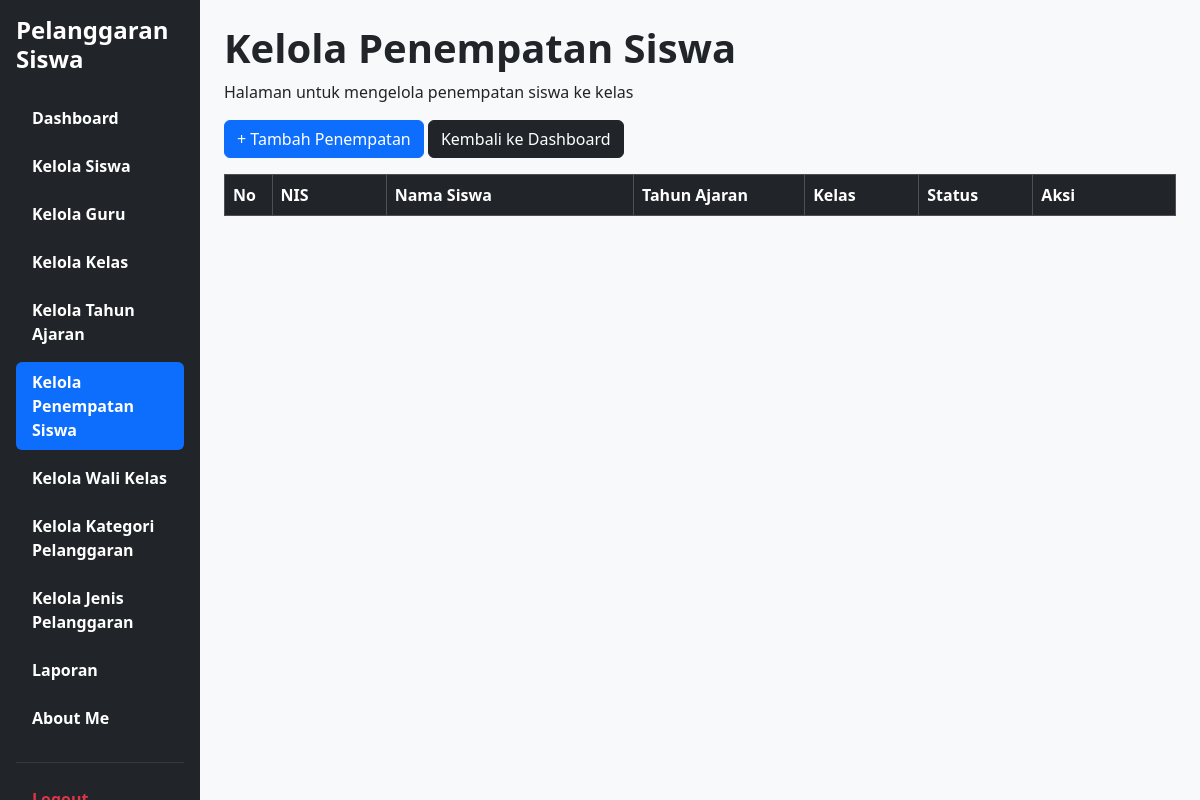
Before: /Kelola_Penempatan_Siswa.php (signed in) with the older database file.
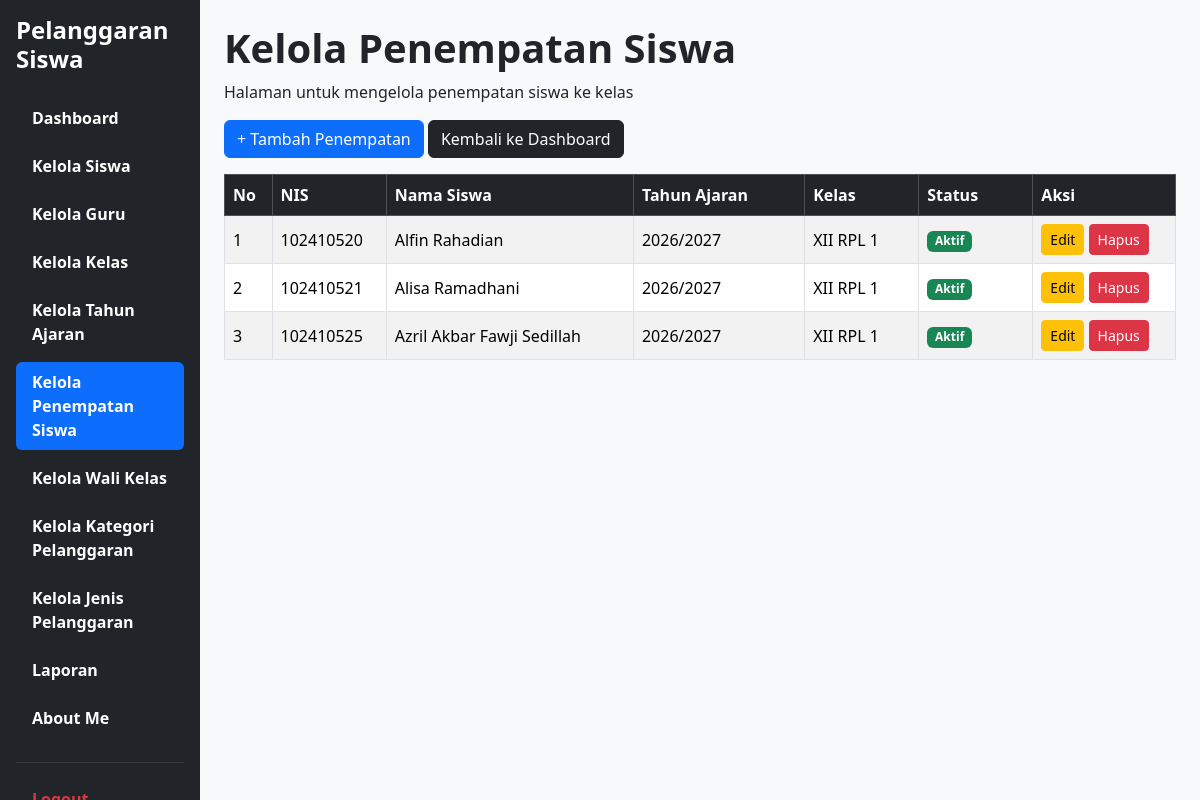
After: the same page with the newer database file.
### tables this page shows
CREATE TABLE `t_kelas_siswa` (
  `id` int(11) NOT NULL,
  `siswa_id` int(11) DEFAULT NULL,
  `tahun_ajaran_id` int(11) DEFAULT NULL,
  `kelas_id` int(11) DEFAULT NULL,
  `tanggal_mulai` date NOT NULL,
  `tanggal_selesai` date NOT NULL,
  `status_aktif` tinyint(1) NOT NULL,
  `created_at` timestamp NOT NULL DEFAULT current_timestamp(),
  `updated_at` timestamp NOT NULL DEFAULT current_timestamp()
);

CREATE TABLE `t_siswa` (
  `id` int(11) NOT NULL,
  `nis` varchar(30) DEFAULT NULL,
  `nisn` varchar(20) NOT NULL,
  `nama` varchar(150) DEFAULT NULL,
  `jenis_kelamin` char(1) NOT NULL,
  `tanggal_lahir` date NOT NULL,
  `alamat` text NOT NULL,
  `status_aktif` tinyint(1) NOT NULL,
  `created_at` timestamp NOT NULL DEFAULT current_timestamp(),
  `updated_at` timestamp NOT NULL DEFAULT current_timestamp()
);

CREATE TABLE `t_tahun_ajaran` (
  `id` int(11) NOT NULL,
  `nama` varchar(20) DEFAULT NULL,
  `tanggal_mulai` date NOT NULL,
  `tanggal_selesai` date NOT NULL,
  `status_aktif` tinyint(1) NOT NULL,
  `created_at` timestamp NOT NULL DEFAULT current_timestamp(),
  `updated_at` timestamp NOT NULL DEFAULT current_timestamp()
);

CREATE TABLE `t_kelas` (
  `id` int(11) NOT NULL,
  `nama` varchar(100) DEFAULT NULL,
  `tingkat` varchar(20) NOT NULL,
  `jurusan` varchar(100) NOT NULL,
  `tahun_ajaran_id` int(11) DEFAULT NULL,
  `status_aktif` tinyint(1) NOT NULL,
  `created_at` timestamp NOT NULL DEFAULT current_timestamp(),
  `updated_at` timestamp NOT NULL DEFAULT current_timestamp()
);

### Kelola_Penempatan_Siswa.php (the view, shortened to what the changed rows need)
<?php
require_once __DIR__ . '/config/koneksi.php';
$data = mysqli_query(
    $koneksi,
    "SELECT
        ks.id,
        s.nis,
        s.nama AS nama_siswa,
        ta.nama AS tahun_ajaran,
        k.nama AS nama_kelas,
        s.status_aktif AS status_aktif
    FROM t_kelas_siswa ks
    INNER JOIN t_siswa s ON ks.siswa_id = s.id
    INNER JOIN t_tahun_ajaran ta ON ks.tahun_ajaran_id = ta.id
    INNER JOIN t_kelas k ON ks.kelas_id = k.id
    ORDER BY ks.id ASC"
);
?>
<!DOCTYPE html>
<html lang="id">
<head>
    <link href="https://cdn.jsdelivr.net/npm/bootstrap@5.3.8/dist/css/bootstrap.min.css" rel="stylesheet">
    <link rel="stylesheet" href="https://cdn.datatables.net/2.3.4/css/dataTables.bootstrap5.min.css">
</head>
<body class="bg-light">
<div class="container-fluid">
    <div class="row">
        <main class="col-md-9 col-lg-10 p-4">
            <h1><strong>Kelola Penempatan Siswa</strong></h1>
            <div class="table-responsive">
                <table id="tabelPenempatan" class="table table-hover table-striped table-bordered align-middle">
                    <thead class="table-dark">
                        <tr>
                            <th width="5%">No</th>
                            <th width="12%">NIS</th>
                            <th>Nama Siswa</th>
                            <th width="18%">Tahun Ajaran</th>
                            <th width="12%">Kelas</th>
                            <th width="12%">Status</th>
                            <th width="15%">Aksi</th>
                        </tr>
                    </thead>
                    <tbody>
                        <?php if ($data && mysqli_num_rows($data) > 0): ?>
                            <?php $no = 1; ?>
                            <?php while ($d = mysqli_fetch_assoc($data)): ?>
                                <tr>
                                    <td><?= $no++ ?></td>
                                    <td><?= htmlspecialchars($d['nis']) ?></td>
                                    <td><?= htmlspecialchars($d['nama_siswa']) ?></td>
                                    <td><?= htmlspecialchars($d['tahun_ajaran']) ?></td>
                                    <td><?= htmlspecialchars($d['nama_kelas']) ?></td>
                                    <td>
                                        <?php if ((int)$d['status_aktif'] === 1): ?>
                                            <span class="badge bg-success">Aktif</span>
                                        <?php else: ?>
                                            <span class="badge bg-secondary">Tidak Aktif</span>
                                        <?php endif; ?>
                                    </td>
                                    <td>
                                        <a href="edit_penempatan_Siswa.php?id=<?= (int)$d['id'] ?>" class="btn btn-warning btn-sm">Edit</a>
                                        <a href="hapus_penempatan_Siswa.php?id=<?= (int)$d['id'] ?>" class="btn btn-danger btn-sm" onclick="return confirm('Yakin ingin menghapus data ini?')">Hapus</a>
                                    </td>
                                </tr>
                            <?php endwhile; ?>
                        <?php endif; ?>
                    </tbody>
                </table>
            </div>
        </main>
    </div>
</div>
</body>
</html>

Changed rows visible on the page:
added t_kelas_siswa: siswa.nis "102410520", siswa.nama "Alfin Rahadian", tahun_ajaran.nama "2026/2027", kelas.nama "XII RPL 1"
added t_kelas_siswa: siswa.nis "102410521", siswa.nama "Alisa Ramadhani", tahun_ajaran.nama "2026/2027", kelas.nama "XII RPL 1"
added t_kelas_siswa: siswa.nis "102410525", siswa.nama "Azril Akbar Fawji Sedillah", tahun_ajaran.nama "2026/2027", kelas.nama "XII RPL 1"
